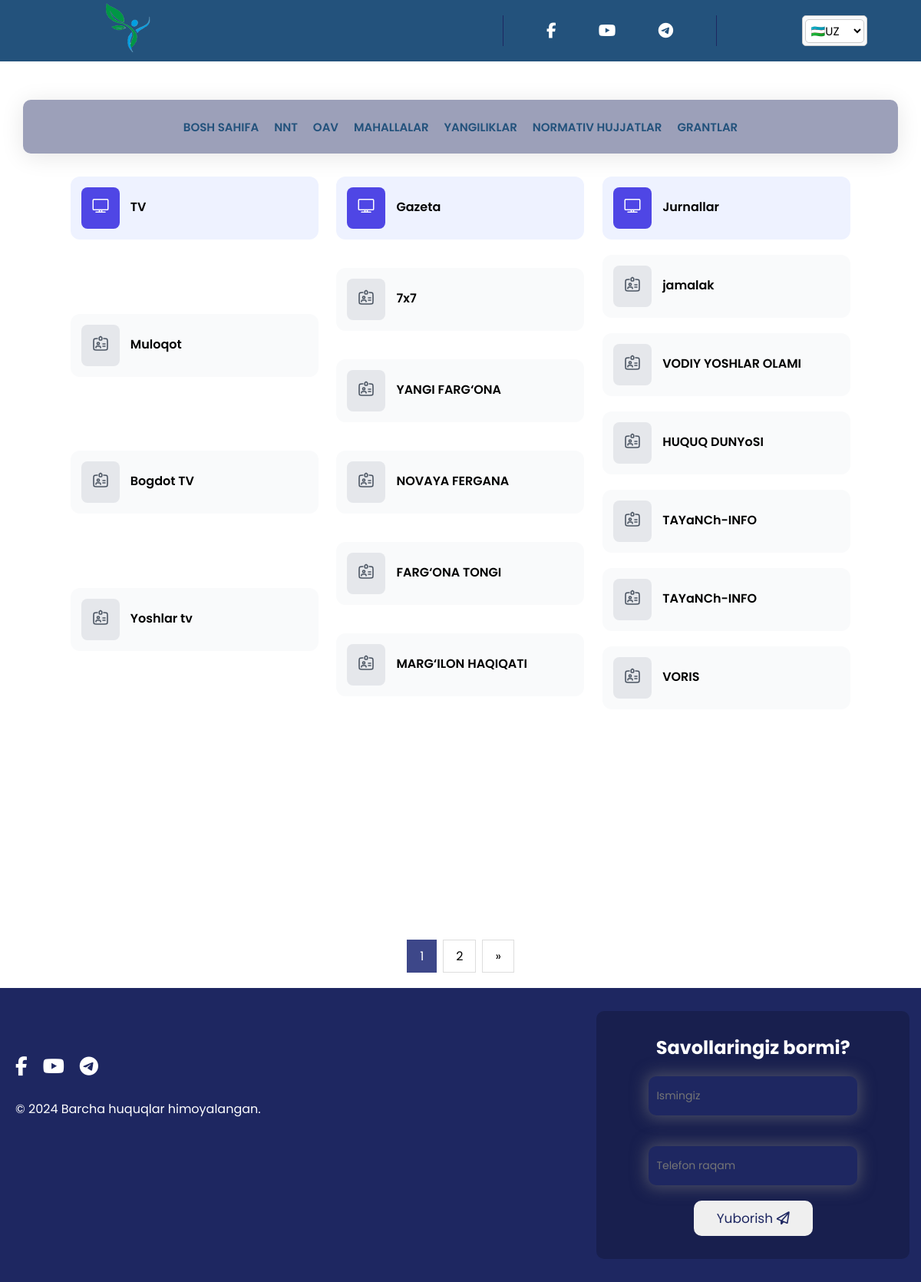
Page /uz/oav/ on the earlier database version.
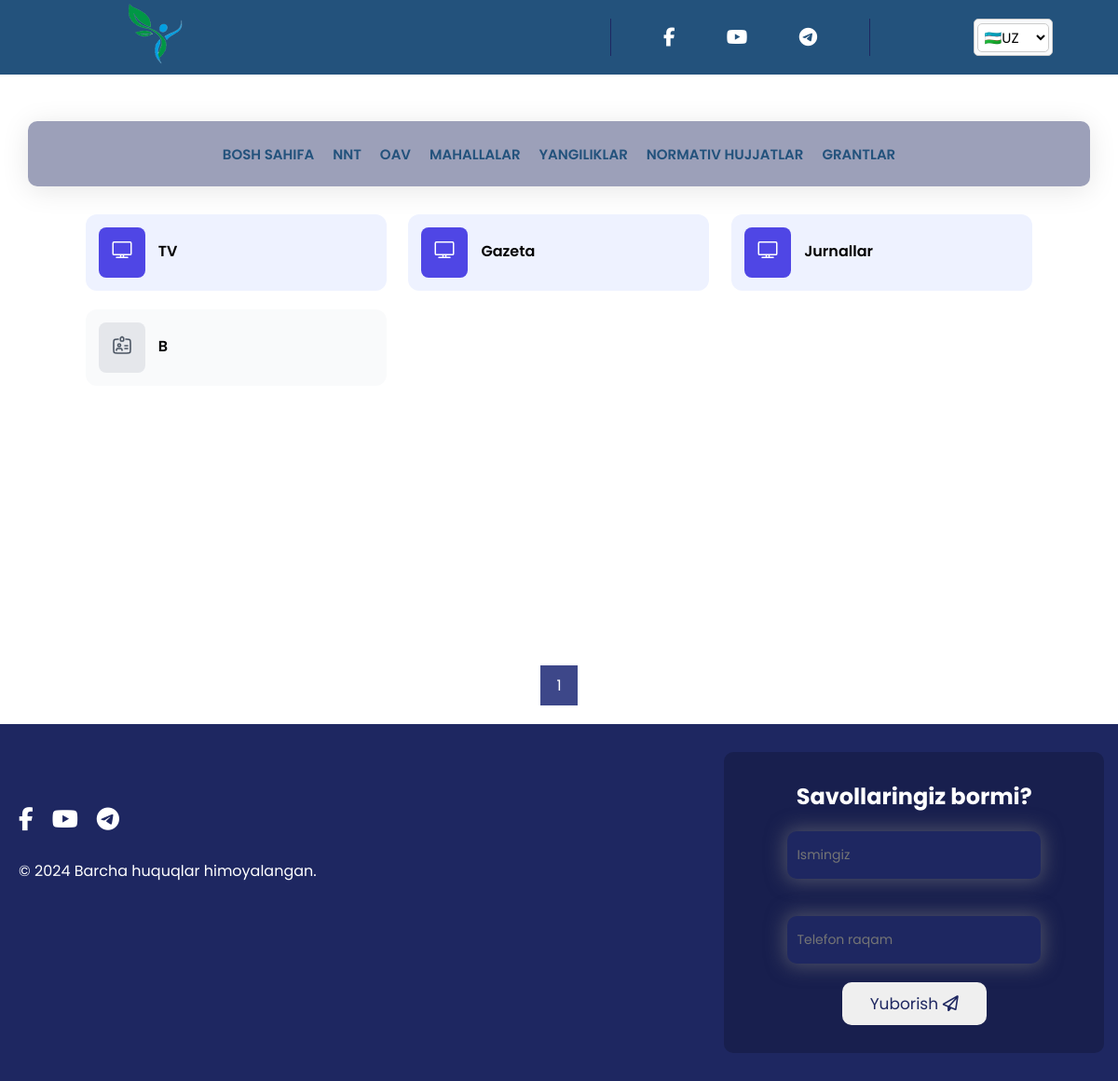
Same page on the later database version.
### main/models.py (models this page shows, shortened)
class OAV(models.Model):
    CHOICES = (
        ('TV', 'TV'),
        ('Gazeta', 'Gazeta'),
        ('Jurnal', 'Jurnal'),
    )
    choice_field = models.CharField(max_length=20, choices=CHOICES)
    name = models.CharField(max_length=255)
    body = RichTextField()
    class Meta:
        verbose_name_plural = 'OAV'

### main/views.py (the view)
# urls.py: path('oav/', oav, name='oav'),
def oav(request):
    index = Index.objects.first()
    language_code = request.LANGUAGE_CODE
    tv = OAV.objects.filter(choice_field='TV')
    gazeta = OAV.objects.filter(choice_field='Gazeta')
    jurnal = OAV.objects.filter(choice_field='Jurnal')
    paginator = Paginator(gazeta, 5)  # 10 items per page
    page_number = request.GET.get('page')
    page_obj = paginator.get_page(page_number)
    context = {
        'tv': tv,
        'gazeta': page_obj,
        'jurnal': jurnal,
        'index': index,
        'language_code': language_code,
    }
    return render(request, 'oav.html', context)

### main/templates/oav.html (shortened to what the changed rows need)
{% load static %}
{% load i18n %}
<!DOCTYPE html>
<html lang="en">
<head>
  <link rel='stylesheet' href="{% static 'https://cdn-uicons.flaticon.com/2.3.0/uicons-thin-rounded/css/uicons-thin-rounded.css' %}">
  <link rel="stylesheet" href="{% static '/css/swiper-bundle.min.css' %}" />
  <link rel="stylesheet" href="https://cdnjs.cloudflare.com/ajax/libs/font-awesome/6.5.1/css/all.min.css"
 />
  <link rel="stylesheet" href="{% static '/css/style.css' %}" />
  <link rel="stylesheet" href="{% static '/css/pages.css' %}" />
  <link rel="stylesheet" href="{% static '/css/stepper.css' %}" />
</head>
<body>
  <section class="stepper-section container">
    <ol class="stepper-section__ol">
      {% for i in tv %}
      <li>
        <div>
          <a href="{% url 'oav_detail' pk=i.pk %}" class="stepper-section__block_wrapperGray">
            <div class="stepper-section__block_wrapper__divGray">
              <span class="stepper-section__span">
              </span>
            </div>
            <div class="stepper-section__title">
              <h6 class="stepper-section__heading">{{ i.name }}</h6>
            </div>
          </a>
        </div>
      </li>
      {% endfor %}
    </ol>
    <ol class="stepper-section__ol">
      {% for i in gazeta %}
      <li>
        <div>
          <a href="{% url 'oav_detail' pk=i.pk %}" class="stepper-section__block_wrapperGray">
            <div class="stepper-section__block_wrapper__divGray">
              <span class="stepper-section__span">
              </span>
            </div>
            <div class="stepper-section__title">
              <h6 class="stepper-section__heading">{{ i.name }}</h6>
            </div>
          </a>
        </div>
      </li>
     {% endfor %}
    </ol>
    <ol class="stepper-section__ol">
      {% for i in jurnal %}
      <li>
        <div>
          <a href="{% url 'oav_detail' pk=i.pk %}" class="stepper-section__block_wrapperGray">
            <div class="stepper-section__block_wrapper__divGray">
              <span class="stepper-section__span">
              </span>
            </div>
            <div class="stepper-section__title">
              <h6 class="stepper-section__heading">{{ i.name }}</h6>
            </div>
          </a>
        </div>
      </li>
      {% endfor %}
    </ol>
  </section>
  <div class="pagination">
        {% for num in gazeta.paginator.page_range %}
            {% if gazeta.number == num %}
                <a class="active" href="?q={{ request.GET.q }}&page={{ num }}">{{ num }}</a>
            {% elif num > gazeta.number|add:-3 and num < gazeta.number|add:3 %}
                <a href="?q={{ request.GET.q }}&page={{ num }}">{{ num }}</a>
            {% endif %}
        {% endfor %}
        {% if gazeta.has_next %}
            <a href="?q={{ request.GET.q }}&page={{ gazeta.paginator.num_pages }}">&raquo;</a>
        {% endif %}
    </div>
  <section class="contact">
    <div class="contactWrapper">
      <div class="contactRight">
        <h2>{% blocktrans %}Savollaringiz bormi?{% endblocktrans %}</h2>
      </div>
    </div>
  </section>
</body>
</html>

Differences in the rows shown:
removed OAV: name "Muloqot", shown under "TV"
removed OAV: name "Bogdot TV", shown under "TV"
removed OAV: name "Yoshlar tv", shown under "TV"
removed OAV: name "7x7", shown under "Gazeta"
removed OAV: name "YANGI FARG‘ONA", shown under "Gazeta"
removed OAV: name "NOVAYA FERGANA", shown under "Gazeta"
removed OAV: name "FARG‘ONA TONGI", shown under "Gazeta"
removed OAV: name "MARG‘ILON HAQIQATI", shown under "Gazeta"
removed OAV: name "jamalak", shown under "Jurnallar"
removed OAV: name "VODIY YOSHLAR OLAMI", shown under "Jurnallar"
removed OAV: name "HUQUQ DUNYoSI", shown under "Jurnallar"
removed OAV: name "TAYaNCh-INFO", shown under "Jurnallar"
removed OAV: name "TAYaNCh-INFO", shown under "Jurnallar"
removed OAV: name "VORIS", shown under "Jurnallar"
added OAV: name "B", shown under "TV"
Other differences:
list line gone: "2"
